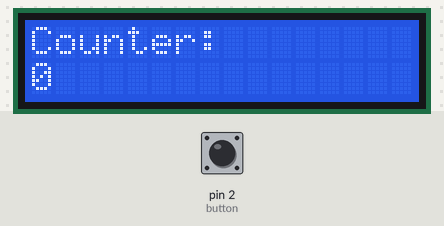
The sketch below on a simulated Arduino Uno, built with avr-gcc and run on an emulated ATmega328P. On the bench: 16×2 character LCD. The test bench sets the inputs (shaded band); at power-on: pin 2 (button) LOW. What the sketch prints to the serial monitor is not drawn.

Above: at 1.2 s.
1.3 s: pin 2 (button) pulled HIGH for 0.15 s
At 2.6 s:
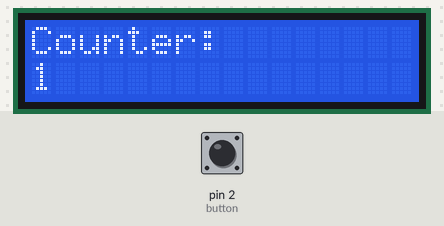
2.9 s: pin 2 (button) pulled HIGH for 0.15 s
At 4.1 s:
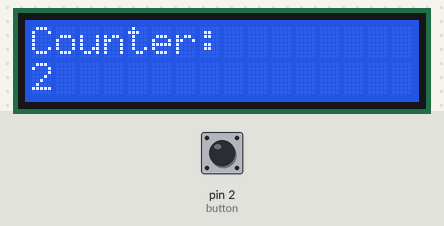
4.5 s: pin 2 (button) pulled HIGH for 1 s
At 6.5 s:
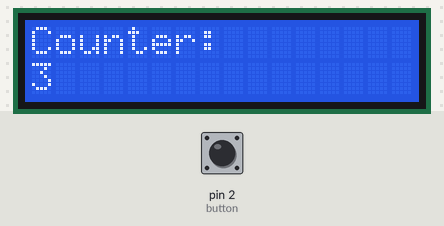
7.0 s: pin 2 (button) driven HIGH
At 8.7 s:
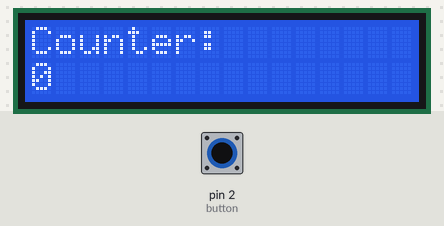
Timing chart, 0 to 10.2 s (numbered marks = the images above; inputs shaded):
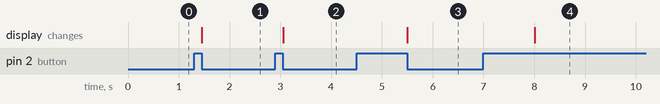

Measured:
- after the input at 1.3 s, the display: changes after 0.15 s (image 1)
- after the input at 2.9 s, the display: changes after 0.15 s (image 2)
- after the input at 4.5 s, the display: changes after 1.0 s (image 3)
- after the input at 7.0 s, the display: changes after 1.0 s (image 4)

The sketch:

lcd_16x2_i2c.ino
```cpp
#include <Wire.h>
#include <LiquidCrystal_I2C.h>

/// 0x27 - адрес имени дисплея
/// 16 - colums (16 max)
/// 2 - rows (2 max)
/// пин A4 SDA (I2C данные)
/// пин A5 SCL (I2C такты)
/// если #include <Wire.h> то Wire.begin(); и Arduino переключает A4/A5 из обычных пинов в режим I2C-контроллера
/// millis - возвращает количество миллисекунд, прошедших с момента запуска программы

LiquidCrystal_I2C lcd(0x27, 16, 2);
int button = 2;
int counter = 0;
unsigned long pressTime = 0;
bool lastState = LOW;
bool isLongPressHandled = false;


void setup() {
  Serial.begin(9600);
  pinMode(button, INPUT);
  lcd.init();
  lcd.backlight();
  lcd.setCursor(0,0);
  lcd.print("Counter:");
  lcd.setCursor(0,1);
  lcd.print("0");
}

void loop() {
  bool state = digitalRead(button);
  unsigned long currentTime = millis();

  if (state == HIGH && lastState == LOW) {
    pressTime = currentTime;
    isLongPressHandled = false;
    Serial.println("Button pressed - start timing");
  }

  if (state == HIGH) {
    unsigned long duration = currentTime - pressTime;

    if (duration >= 1000 && !isLongPressHandled) {
      Serial.println("Long press detected - clearing counter");
      clearCounter();
      isLongPressHandled = true;
    }
  }

  if (state == LOW && lastState == HIGH) {
    unsigned long duration = currentTime - pressTime;

    if (duration < 1000 && !isLongPressHandled) {
      Serial.println("Short press detected - incrementing counter");
      incrementCounter();
    }
  }

  lastState = state;
}

void incrementCounter() {
  counter++;
  lcd.setCursor(0,1);
  lcd.print(counter);
  delay(300);
}

void clearCounter() {
  lcd.setCursor(0,1);
  lcd.print("       ");
  counter = 0;
  lcd.setCursor(0,1);
  lcd.print(counter);
  delay(300);
}
```
